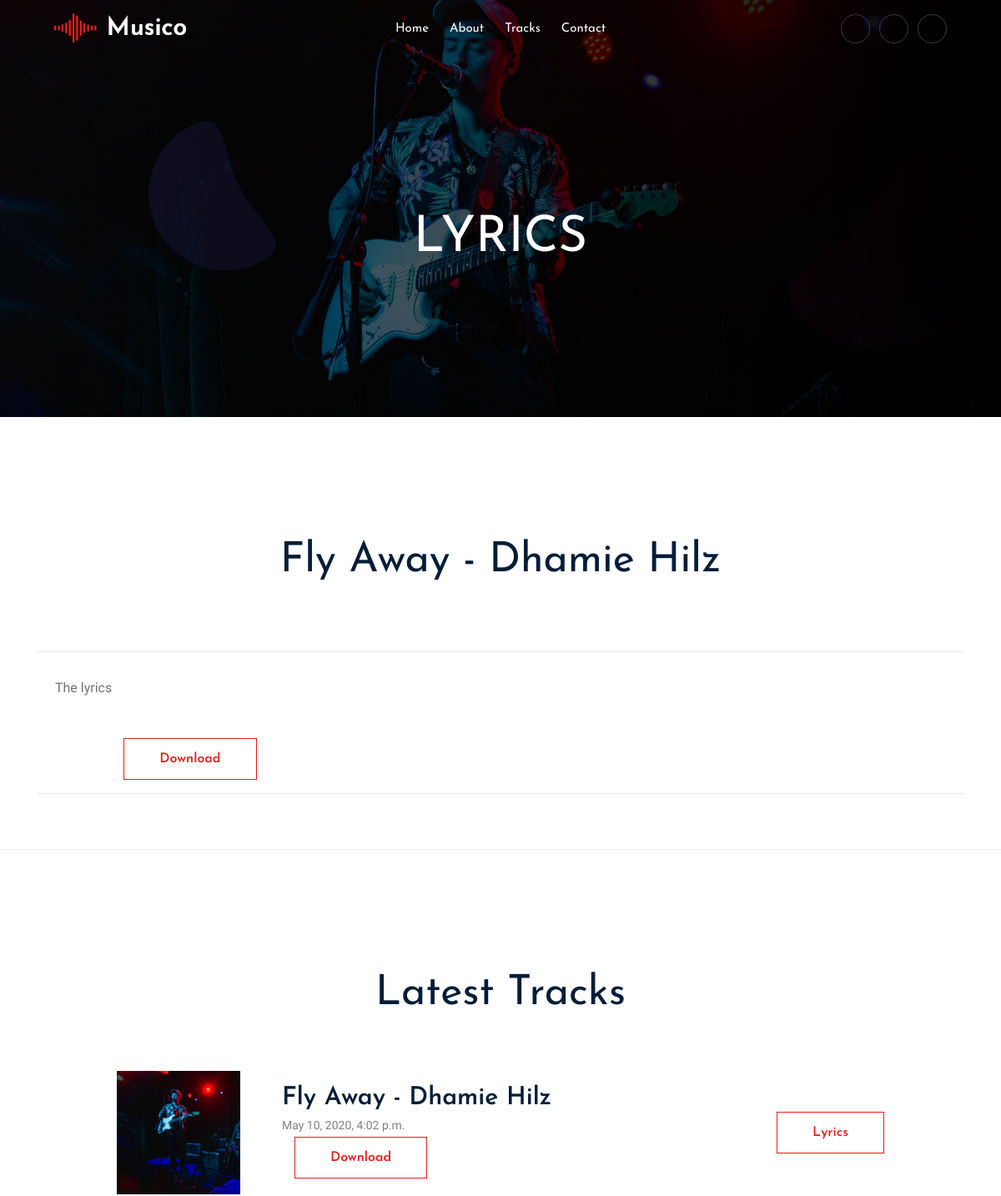
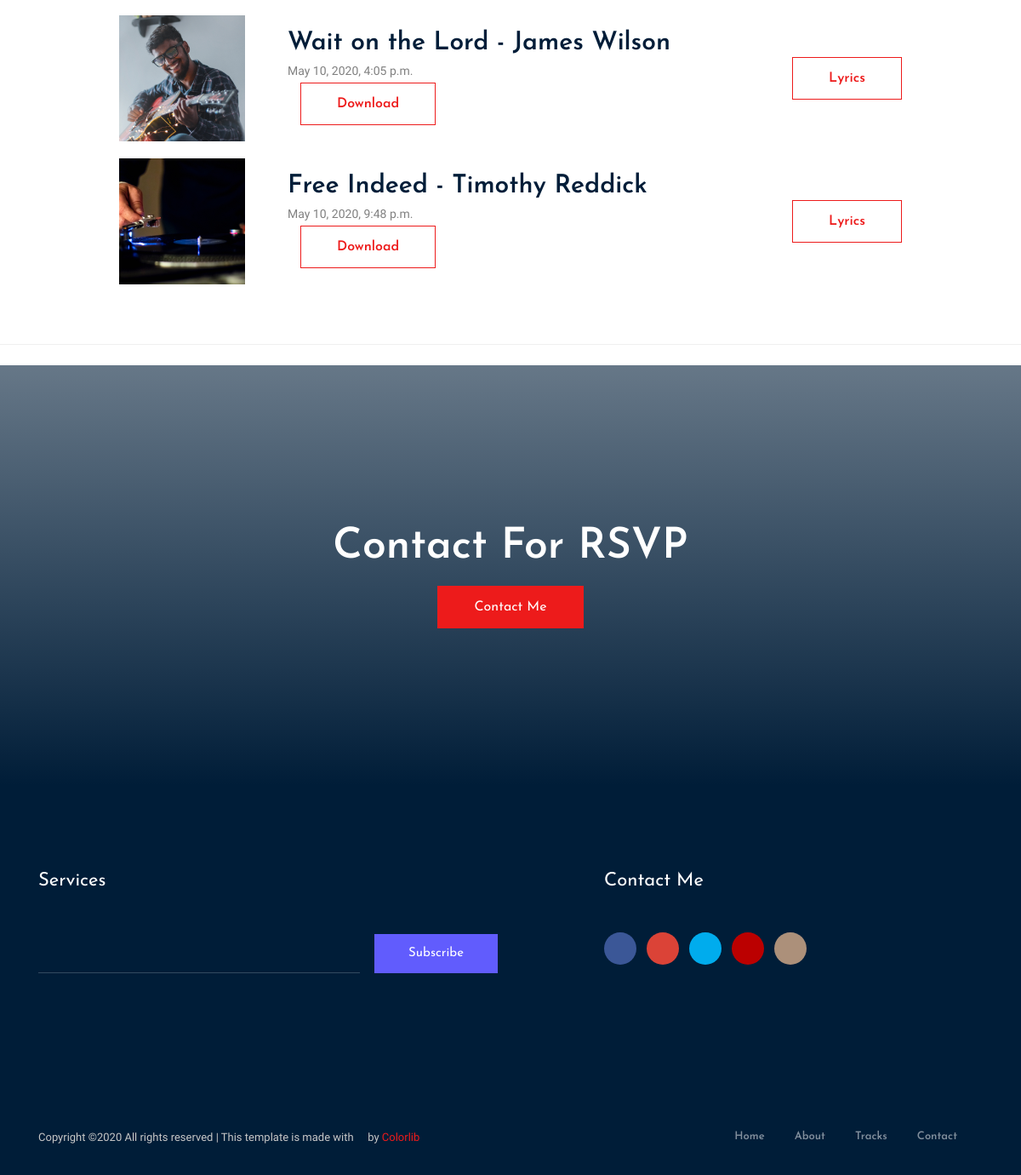
Screenshot of /tuv/lyrics/1 with the database file from the repository (2 pictures, top to bottom).
### tuv_app/models.py (models this page shows, shortened)
class Banner(models.Model):
    banner_image = models.ImageField(upload_to='uploads/banners')
    banner_text = models.CharField(max_length=50)

class Song(models.Model):
    song_title = models.CharField(max_length=50)
    song_link = models.URLField(max_length=254)
    song_upload_date = models.DateTimeField(auto_now=True)
    song_image = models.ImageField(upload_to='uploads/songs')
    song_lyrics = models.TextField()
    album = models.ForeignKey('Album', on_delete=models.CASCADE)

### tuv_app/views.py (the view)
# urls.py: path('lyrics/<pk>', views.lyrics, name='lyrics'),
def lyrics(request, pk):
    single_song = Song.objects.filter(pk=pk).first()
    songs = Song.objects.order_by('song_upload_date')[:5]
    return render(request, 'lyrics.html', {'single_song': single_song, 'songs': songs, 'banner': banner[:1]})

### templates/lyrics.html
{% extends 'layout.html' %}
{% load static %}
  {% block body_block %}
  {% if banner %}
  <div class="bradcam_area" style="background-image: url(/media/{{ banner.0.banner_image }})">
      <div class="container">
          <div class="row">
              <div class="col-xl-12">
                  <div class="bradcam_text text-center">
                      <h3>Lyrics</h3>
                  </div>
              </div>
          </div>
      </div>
  </div>
  {% endif %}
{% if single_song %}
    <div class="music_area music_gallery">
        <div class="container">
            <div class="row">
                <div class="col-xl-12">
                    <div class="section_title text-center mb-65">
                        <h3>{{ single_song.song_title|safe }}</h3>
                    </div>
                </div>
            </div>
            <hr>
            <div class="align-items-center justify-content-center mb-20 alert outline-dark">
              <p>{{ single_song.song_lyrics|safe|linebreaksbr }}</p>
            </div>
            <div class="col-xl-3 col-md-3">
              <div class="music_btn">
                <a href="{{ single_song.song_link }}" class="boxed-btn" target="_blank">Download</a>
              </div>
            </div>
            <hr>
        </div>
    </div>
    {% endif %}
      {% if songs %}
      <div class="music_area music_gallery">
          <div class="container">
                  <div class="row">
                          <div class="col-xl-12">
                              <div class="section_title text-center mb-65">
                                  <h3>Latest Tracks</h3>
                              </div>
                          </div>
                      </div>
              {% for song in songs %}
              <div class="row align-items-center justify-content-center mb-20">
                  <div class="col-xl-10">
                      <div class="row align-items-center">
                                  <div class="col-xl-9 col-md-9">
                                      <div class="music_field">
                                              <div class="thumb">
                                                      <img src="/media/{{ song.song_image }}" alt="">
                                                  </div>
                                                  <div class="audio_name">
                                                      <div class="name">
                                                          <h4>{{ song.song_title }}</h4>
                                                          <p>{{ song.song_upload_date }}</p>
                                                          <div class="col-xl-3 col-md-3">
                                                            <div class="music_btn">
                                                              <a href="{{ song.song_link }}" class="boxed-btn" target="_blank">Download</a>
                                                            </div>
                                                          </div>
                                                      </div>
                                                  </div>
                                      </div>
                                  </div>
                                  <div class="col-xl-3 col-md-3">
                                    <div class="music_btn">
                                      <a href="{% url 'tuv_app:lyrics' pk=song.pk %}" class="boxed-btn">Lyrics</a>
                                    </div>
                                  </div>
                      </div>
                  </div>
              </div>
              {% endfor %}
          </div>
      </div>
          {% endif %}
    <br>
      {% endblock %}

### rows the page displays
Banner: banner_image (picture)
Song: song_title "Fly Away - Dhamie Hilz", song_lyrics "The lyrics", song_image (picture), song_upload_date "May 10, 2020, 4:02 p.m."
Song: song_image (picture), song_title "Wait on the Lord - James Wilson", song_upload_date "May 10, 2020, 4:05 p.m."
Song: song_image (picture), song_title "Free Indeed - Timothy Reddick", song_upload_date "May 10, 2020, 9:48 p.m."
